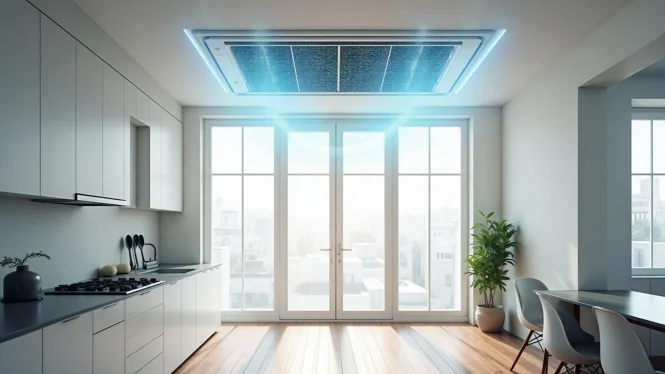
#> input picture src/assets/hero-duct-cleaning-mobile.webp, 665 x 374 px; the run also reads 1 picture not shown here
$ python create_comparison_image.py src/assets/hero-duct-cleaning-mobile.webp src/assets/hero-duct-cleaning.webp out.png 5
#> lines starting #> are read from the running program, lines starting #| are printed output that depends on the picture
#!/usr/bin/env python3
"""
Create side-by-side before/after comparison images for Google Ads
Google Ads compliant: NO text overlays
"""
from PIL import Image
import sys
import os

def create_comparison(before_path, after_path, output_path, max_width=1200, before_crop_offset=0):
    """
    Create a side-by-side comparison image

    Args:
        before_path: Path to the 'before' image
        after_path: Path to the 'after' image
        output_path: Path to save the comparison image
        max_width: Maximum width for the final image (Google Ads recommended)
        before_crop_offset: Vertical offset for before image (-100 to 100, negative = crop higher)
    """
#> called with after_path = 'src/assets/hero-duct-cleaning.webp', output_path = 'out.png', max_width = 1200, before_crop_offset = 5
    # Load images
    before_img = Image.open(before_path)
#> before_img is the input picture: PIL image 665x374 RGB; mean R, G, B 158.5, 168.4, 167.9
    after_img = Image.open(after_path)

    # Get original dimensions
    before_width, before_height = before_img.size
#> before_width = 665; before_height = 374
    after_width, after_height = after_img.size
#> after_width = 1920; after_height = 1080

    # Calculate target height (use the smaller height to maintain quality)
    target_height = min(before_height, after_height)
#> target_height = 374

    # Resize images to same height while maintaining aspect ratio
    before_aspect = before_width / before_height
#> before_aspect = 1.78
    after_aspect = after_width / after_height
#> after_aspect = 1.78

    new_before_width = int(target_height * before_aspect)
#> new_before_width = 665
    new_after_width = int(target_height * after_aspect)
#> new_after_width = 664

    # For before image, apply center crop with offset if specified
    if before_crop_offset != 0:
        # Make before image 30% taller to allow room for cropping
        temp_height = int(target_height * 1.3)
#> temp_height = 486
        temp_width = int(temp_height * before_aspect)
#> temp_width = 864
        before_temp = before_img.resize((temp_width, temp_height), Image.LANCZOS)

        # Calculate crop offset (positive offset = crop lower/show more center, negative = crop higher)
        crop_height = target_height
#> crop_height = 374
        crop_width = int(crop_height * before_aspect)
#> crop_width = 665

        # Calculate vertical position (offset range: -100 to 100)
        max_crop_top = temp_height - crop_height
#> max_crop_top = 112
        center_crop_top = (temp_height - crop_height) // 2
#> center_crop_top = 56
        offset_pixels = int(max_crop_top * (before_crop_offset / 100))
        crop_top = max(0, min(max_crop_top, center_crop_top + offset_pixels))
        crop_bottom = crop_top + crop_height

        # Crop horizontally centered, vertically with offset
        crop_left = (temp_width - crop_width) // 2
        crop_right = crop_left + crop_width

        # Crop and resize to target dimensions
        before_cropped = before_temp.crop((crop_left, crop_top, crop_right, crop_bottom))
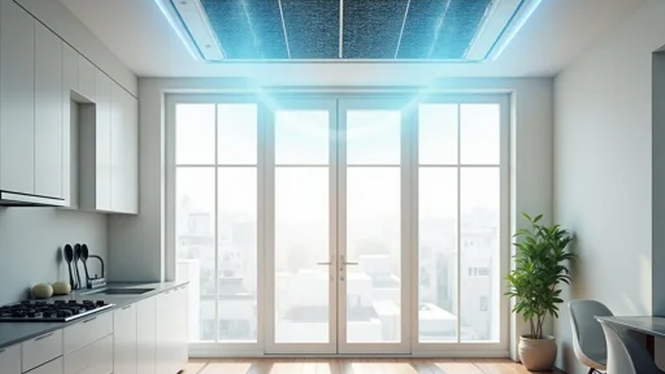
#> before_cropped: PIL image 665x374 RGB; mean R, G, B 175.6, 187.6, 187.1
        before_resized = before_cropped.resize((new_before_width, target_height), Image.LANCZOS)
    else:
        before_resized = before_img.resize((new_before_width, target_height), Image.LANCZOS)

    after_resized = after_img.resize((new_after_width, target_height), Image.LANCZOS)

    # Calculate total width
    total_width = new_before_width + new_after_width

    # If total width exceeds max_width, scale down proportionally
    if total_width > max_width:
        scale_factor = max_width / total_width
        new_before_width = int(new_before_width * scale_factor)
        new_after_width = int(new_after_width * scale_factor)
        new_target_height = int(target_height * scale_factor)

        # IMPORTANT: Resize the ALREADY CROPPED images, don't start from originals!
        before_resized = before_resized.resize((new_before_width, new_target_height), Image.LANCZOS)
        after_resized = after_resized.resize((new_after_width, new_target_height), Image.LANCZOS)
#> after_resized: PIL image 599x337 RGB
        total_width = new_before_width + new_after_width
        target_height = new_target_height

    # Create new image with white background
    comparison = Image.new('RGB', (total_width, target_height), 'white')
#> comparison: PIL image 1199x337 RGB; every value is 255

    # Paste before image on left, after image on right
    comparison.paste(before_resized, (0, 0))
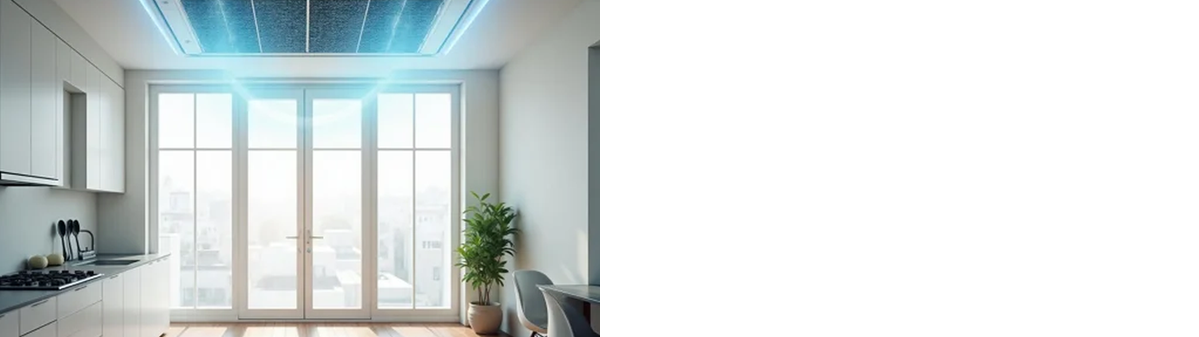
#> comparison: PIL image 1199x337 RGB; mean R, G, B 215.3, 221.3, 221
    comparison.paste(after_resized, (new_before_width, 0))
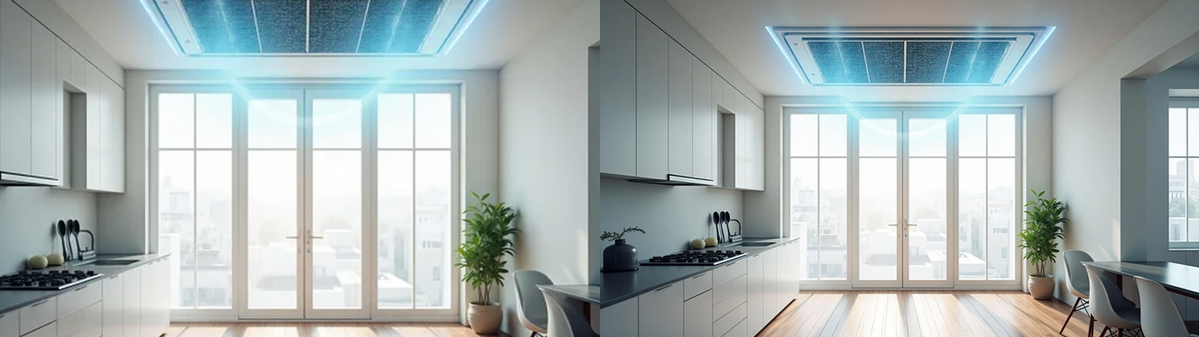
#> comparison: PIL image 1199x337 RGB; mean R, G, B 167.1, 177.9, 177.6

    # Save the comparison image
    comparison.save(output_path, 'JPEG', quality=90, optimize=True)

    print(f"Created: {output_path}")
    print(f"Dimensions: {total_width}x{target_height}")
#| Dimensions: 1199x337
    print(f"File size: {os.path.getsize(output_path) / 1024:.1f} KB")

if __name__ == "__main__":
    if len(sys.argv) < 4 or len(sys.argv) > 5:
        print("Usage: python create_comparison_image.py <before_image> <after_image> <output_image> [offset]")
        print("  offset: Vertical crop offset for before image (-100 to 100, negative = crop higher)")
        sys.exit(1)

    before_path = sys.argv[1]
    after_path = sys.argv[2]
    output_path = sys.argv[3]
    offset = int(sys.argv[4]) if len(sys.argv) == 5 else 0

    create_comparison(before_path, after_path, output_path, before_crop_offset=offset)
